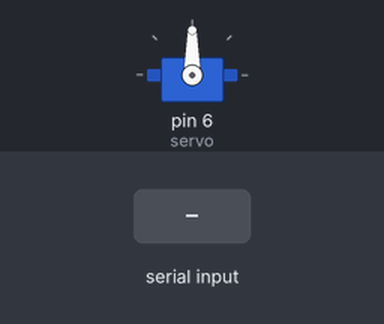
The sketch below on a simulated Arduino Uno, built with avr-gcc and run on an emulated ATmega328P. Parts: servo. The test bench sets the inputs (shaded band).

Above: at 1.2 s.
1.3 s: "90,45\n" received over Serial
At 3.0 s:
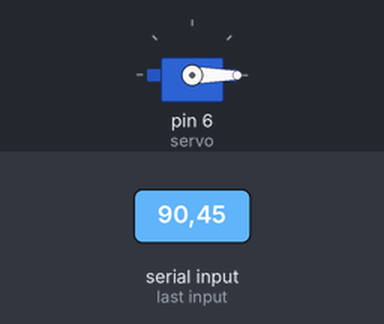
3.8 s: "30,150\n" received over Serial
At 4.2 s:
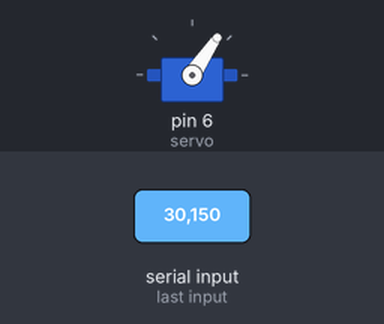
6.3 s: "200\n" received over Serial
At 7.1 s:
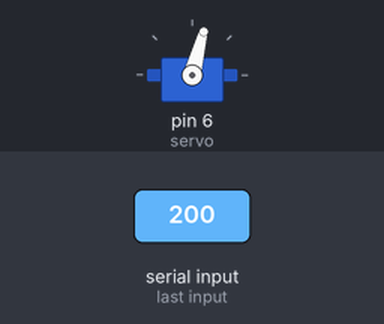
Timing chart, 0 to 9.3 s (numbered marks = the images above; inputs shaded):
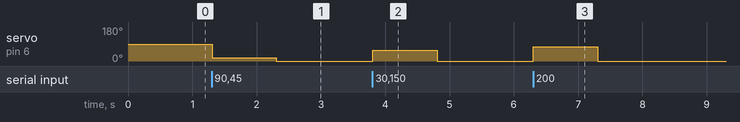

The sketch:

BlueToothCar.ino
```cpp
#include <Servo.h>

Servo servo;

void setup() {
  servo.attach(6);  // Connect the servo to pin 9
  Serial.begin(9600);
}

void loop() {
  if (Serial.available() > 0) {
    int facePosition = Serial.parseInt();
    int servoPosition = map(facePosition, 0, 480, 0, 180);  // Adjust mapping range if needed
    servo.write(servoPosition);
  }
}
```

Measured:
- after the input at 1.3 s, servo on pin 6 (servo): 90° → 16° at once, → 0° 1.0 s later
- after the input at 3.8 s, servo on pin 6 (servo): 0° → 56° at once, → 0° 1.0 s later
- after the input at 6.3 s, servo on pin 6 (servo): 0° → 75° at once, → 0° 1.0 s later
